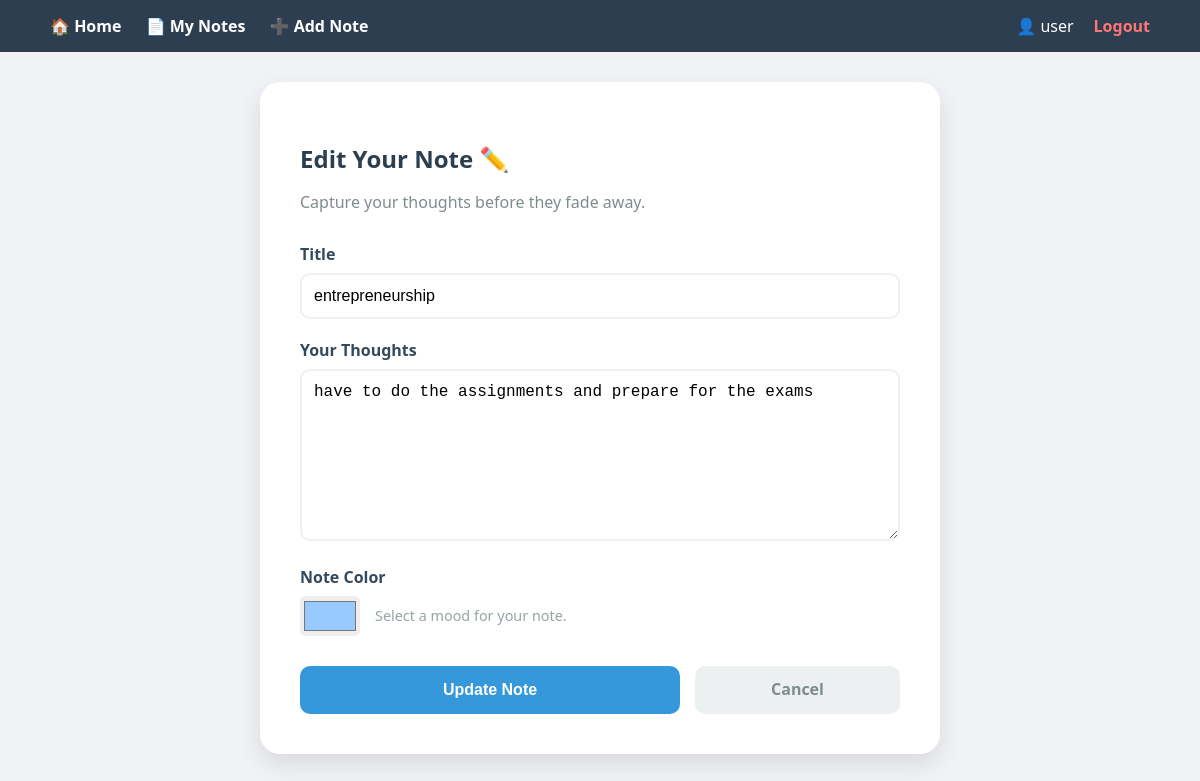
Page /edit/2/ (signed in) on the committed database.
### notes/models.py (models this page shows, shortened)
class Note(models.Model):
    owner = models.ForeignKey(User, on_delete=models.CASCADE, related_name="notes")
    title = models.CharField(max_length=200)
    content = models.TextField()
    color = models.CharField(max_length=20, default="#FFFF99")
    pinned = models.BooleanField(default=False)
    created_at = models.DateTimeField(auto_now_add=True)
    updated_at = models.DateTimeField(auto_now=True)

### notes/views.py (the view)
# urls.py: path('edit/<int:pk>/', views.edit_note, name='edit_note'),
@login_required
def edit_note(request, pk):
    note = get_object_or_404(Note, id=pk, owner=request.user)
    if request.method == "POST":
        note.title = request.POST.get('title')
        note.content = request.POST.get('content')
        note.color = request.POST.get('color')
        note.save()
        return redirect('view_notes')
    return render(request, 'note_form.html', {'note': note})

### templates/note_form.html (shortened to what this page needs)
{% extends 'base.html' %}
{% block content %}
<div style="max-width: 600px; margin: 0 auto; background: white; padding: 40px; border-radius: 20px; box-shadow: 0 10px 25px rgba(0,0,0,0.1);">
    <h2 style="color: #2c3e50; margin-bottom: 10px;">{% if note %}Edit Your Note ✏️{% else %}Create New Sticky 📝{% endif %}</h2>
    <p style="color: #7f8c8d; margin-bottom: 30px;">Capture your thoughts before they fade away.</p>
    <form method="POST">
        <div style="margin-bottom: 20px;">
            <label style="display:block; margin-bottom:8px; font-weight:600; color: #34495e;">Title</label>
            <input type="text" name="title" value="{{ note.title|default:'' }}"
                   placeholder="Give your note a catchy title..." required
                   style="width: 100%; padding: 12px; border: 2px solid #ecf0f1; border-radius: 10px; font-size: 1rem; box-sizing: border-box;">
        </div>
        <div style="margin-bottom: 20px;">
            <label style="display:block; margin-bottom:8px; font-weight:600; color: #34495e;">Your Thoughts</label>
            <textarea name="content" rows="8" placeholder="Start typing here..." required
                      style="width: 100%; padding: 12px; border: 2px solid #ecf0f1; border-radius: 10px; font-size: 1rem; box-sizing: border-box; resize: vertical;">{{ note.content|default:'' }}</textarea>
        </div>
        <div style="margin-bottom: 30px;">
            <label style="display:block; margin-bottom:8px; font-weight:600; color: #34495e;">Note Color</label>
            <div style="display: flex; align-items: center; gap: 15px;">
                <input type="color" name="color" value="{{ note.color|default:'#FFFF99' }}"
                       style="width: 60px; height: 40px; border: none; cursor: pointer; border-radius: 5px;">
                <span style="font-size: 0.9rem; color: #95a5a6;">Select a mood for your note.</span>
            </div>
        </div>
        <div style="display: flex; gap: 15px;">
            <button type="submit" style="flex: 2; padding: 15px; background: #3498db; color: white; border: none; border-radius: 10px; cursor: pointer; font-weight: bold; font-size: 1rem; transition: 0.3s;">
                {% if note %}Update Note{% else %}Save Sticky{% endif %}
            </button>
            <a href="{% url 'view_notes' %}" style="flex: 1; text-align: center; padding: 15px; background: #ecf0f1; color: #7f8c8d; text-decoration: none; border-radius: 10px; font-weight: bold; line-height: 1;">
                Cancel
            </a>
        </div>
    </form>
</div>
{% endblock %}

### templates/base.html (shortened to what this page needs)
<!DOCTYPE html>
<html>
<head>
</head>
<body>
    <header>
        <nav>
            <a href="{% url 'home' %}">🏠 Home</a>
            {% if user.is_authenticated %}
                <a href="{% url 'view_notes' %}">📄 My Notes</a>
                <a href="{% url 'create_note' %}">➕ Add Note</a>
            {% endif %}
        </nav>
        <div class="user-section">
            {% if user.is_authenticated %}
                <span>👤 {{ user.username }}</span>
                <a href="{% url 'logout' %}" style="color: #ff7675; text-decoration: none; font-weight: bold;">Logout</a>
            {% else %}
                <a href="{% url 'login' %}" style="color: white; text-decoration: none;">Login</a>
                <a href="{% url 'register' %}" style="color: white; text-decoration: none; margin-left: 15px;">Register</a>
            {% endif %}
        </div>
    </header>
    <div class="container">
        {% block content %}{% endblock %}
    </div>
</body>
</html>

### templates/base.html (style rules this page uses)
body { font-family: 'Segoe UI', sans-serif; margin: 0; background: #f0f2f5; }
header { background: #2c3e50; color: white; padding: 15px 50px; display: flex; justify-content: space-between; align-items: center; }
nav a { color: white; text-decoration: none; margin-right: 20px; font-weight: bold; }
.user-section { display: flex; align-items: center; gap: 20px; }
.container { padding: 30px 50px; }

### rows in the picture
Note: title "entrepreneurship", content "have to do the assignments and prepare for the exams", color "#99caff"

### other values in the picture
{{ user.username }} "user"
